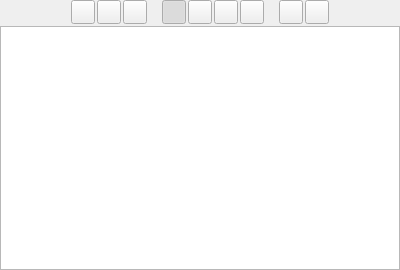
<?xml version="1.0" encoding="UTF-8"?>
<ui version="4.0">
 <class>RichEditorWidget</class>
 <widget class="QWidget" name="RichEditorWidget">
  <property name="geometry">
   <rect>
    <x>0</x>
    <y>0</y>
    <width>400</width>
    <height>270</height>
   </rect>
  </property>
  <property name="windowTitle">
   <string>Form</string>
  </property>
  <layout class="QVBoxLayout" name="verticalLayout">
   <property name="spacing">
    <number>2</number>
   </property>
   <property name="margin">
    <number>0</number>
   </property>
   <item>
    <layout class="QHBoxLayout" name="horizontalLayout_3">
     <item>
      <spacer name="horizontalSpacer_2">
       <property name="orientation">
        <enum>Qt::Horizontal</enum>
       </property>
       <property name="sizeHint" stdset="0">
        <size>
         <width>40</width>
         <height>20</height>
        </size>
       </property>
      </spacer>
     </item>
     <item>
      <widget class="QToolButton" name="btnSetTextBold">
       <property name="minimumSize">
        <size>
         <width>24</width>
         <height>24</height>
        </size>
       </property>
       <property name="baseSize">
        <size>
         <width>0</width>
         <height>0</height>
        </size>
       </property>
       <property name="text">
        <string/>
       </property>
       <property name="icon">
        <iconset resource="resources.qrc">
         <normaloff>:/icons/text_bold.png</normaloff>:/icons/text_bold.png</iconset>
       </property>
       <property name="checkable">
        <bool>true</bool>
       </property>
      </widget>
     </item>
     <item>
      <widget class="QToolButton" name="btnSetTextItalic">
       <property name="minimumSize">
        <size>
         <width>24</width>
         <height>24</height>
        </size>
       </property>
       <property name="baseSize">
        <size>
         <width>0</width>
         <height>0</height>
        </size>
       </property>
       <property name="text">
        <string/>
       </property>
       <property name="icon">
        <iconset resource="resources.qrc">
         <normaloff>:/icons/text_italic.png</normaloff>:/icons/text_italic.png</iconset>
       </property>
       <property name="checkable">
        <bool>true</bool>
       </property>
      </widget>
     </item>
     <item>
      <widget class="QToolButton" name="btnSetTextUnderline">
       <property name="minimumSize">
        <size>
         <width>24</width>
         <height>24</height>
        </size>
       </property>
       <property name="baseSize">
        <size>
         <width>0</width>
         <height>0</height>
        </size>
       </property>
       <property name="text">
        <string/>
       </property>
       <property name="icon">
        <iconset resource="resources.qrc">
         <normaloff>:/icons/text_underline.png</normaloff>:/icons/text_underline.png</iconset>
       </property>
       <property name="checkable">
        <bool>true</bool>
       </property>
      </widget>
     </item>
     <item>
      <spacer name="horizontalSpacer_3">
       <property name="orientation">
        <enum>Qt::Horizontal</enum>
       </property>
       <property name="sizeType">
        <enum>QSizePolicy::Fixed</enum>
       </property>
       <property name="sizeHint" stdset="0">
        <size>
         <width>13</width>
         <height>20</height>
        </size>
       </property>
      </spacer>
     </item>
     <item>
      <layout class="QHBoxLayout" name="horizontalLayout">
       <property name="spacing">
        <number>2</number>
       </property>
       <item>
        <widget class="QToolButton" name="btnSetTextAlignLeft">
         <property name="minimumSize">
          <size>
           <width>24</width>
           <height>24</height>
          </size>
         </property>
         <property name="baseSize">
          <size>
           <width>0</width>
           <height>0</height>
          </size>
         </property>
         <property name="text">
          <string/>
         </property>
         <property name="icon">
          <iconset resource="resources.qrc">
           <normaloff>:/icons/text_align_left.png</normaloff>:/icons/text_align_left.png</iconset>
         </property>
         <property name="checkable">
          <bool>true</bool>
         </property>
         <property name="checked">
          <bool>true</bool>
         </property>
         <property name="autoExclusive">
          <bool>true</bool>
         </property>
        </widget>
       </item>
       <item>
        <widget class="QToolButton" name="btnSetTextAlignCenter">
         <property name="minimumSize">
          <size>
           <width>24</width>
           <height>24</height>
          </size>
         </property>
         <property name="baseSize">
          <size>
           <width>0</width>
           <height>0</height>
          </size>
         </property>
         <property name="text">
          <string/>
         </property>
         <property name="icon">
          <iconset resource="resources.qrc">
           <normaloff>:/icons/text_align_center.png</normaloff>:/icons/text_align_center.png</iconset>
         </property>
         <property name="checkable">
          <bool>true</bool>
         </property>
         <property name="autoExclusive">
          <bool>true</bool>
         </property>
        </widget>
       </item>
       <item>
        <widget class="QToolButton" name="btnSetTextAlignRight">
         <property name="minimumSize">
          <size>
           <width>24</width>
           <height>24</height>
          </size>
         </property>
         <property name="baseSize">
          <size>
           <width>0</width>
           <height>0</height>
          </size>
         </property>
         <property name="text">
          <string/>
         </property>
         <property name="icon">
          <iconset resource="resources.qrc">
           <normaloff>:/icons/text_align_right.png</normaloff>:/icons/text_align_right.png</iconset>
         </property>
         <property name="checkable">
          <bool>true</bool>
         </property>
         <property name="autoExclusive">
          <bool>true</bool>
         </property>
        </widget>
       </item>
       <item>
        <widget class="QToolButton" name="btnSetTextAlignJustify">
         <property name="minimumSize">
          <size>
           <width>24</width>
           <height>24</height>
          </size>
         </property>
         <property name="baseSize">
          <size>
           <width>0</width>
           <height>0</height>
          </size>
         </property>
         <property name="text">
          <string/>
         </property>
         <property name="icon">
          <iconset resource="resources.qrc">
           <normaloff>:/icons/text_align_justify.png</normaloff>:/icons/text_align_justify.png</iconset>
         </property>
         <property name="checkable">
          <bool>true</bool>
         </property>
         <property name="autoExclusive">
          <bool>true</bool>
         </property>
        </widget>
       </item>
      </layout>
     </item>
     <item>
      <spacer name="horizontalSpacer_4">
       <property name="orientation">
        <enum>Qt::Horizontal</enum>
       </property>
       <property name="sizeType">
        <enum>QSizePolicy::Fixed</enum>
       </property>
       <property name="sizeHint" stdset="0">
        <size>
         <width>13</width>
         <height>20</height>
        </size>
       </property>
      </spacer>
     </item>
     <item>
      <layout class="QHBoxLayout" name="horizontalLayout_2">
       <property name="spacing">
        <number>2</number>
       </property>
       <item>
        <widget class="QToolButton" name="btnSetTextBulletList">
         <property name="minimumSize">
          <size>
           <width>24</width>
           <height>24</height>
          </size>
         </property>
         <property name="baseSize">
          <size>
           <width>0</width>
           <height>0</height>
          </size>
         </property>
         <property name="text">
          <string/>
         </property>
         <property name="icon">
          <iconset resource="resources.qrc">
           <normaloff>:/icons/text_list_bullets.png</normaloff>:/icons/text_list_bullets.png</iconset>
         </property>
         <property name="checkable">
          <bool>true</bool>
         </property>
        </widget>
       </item>
       <item>
        <widget class="QToolButton" name="btnSetTextNumberedList">
         <property name="minimumSize">
          <size>
           <width>24</width>
           <height>24</height>
          </size>
         </property>
         <property name="baseSize">
          <size>
           <width>0</width>
           <height>0</height>
          </size>
         </property>
         <property name="text">
          <string/>
         </property>
         <property name="icon">
          <iconset resource="resources.qrc">
           <normaloff>:/icons/text_list_numbers.png</normaloff>:/icons/text_list_numbers.png</iconset>
         </property>
         <property name="checkable">
          <bool>true</bool>
         </property>
         <property name="autoExclusive">
          <bool>false</bool>
         </property>
        </widget>
       </item>
      </layout>
     </item>
     <item>
      <spacer name="horizontalSpacer">
       <property name="orientation">
        <enum>Qt::Horizontal</enum>
       </property>
       <property name="sizeHint" stdset="0">
        <size>
         <width>40</width>
         <height>20</height>
        </size>
       </property>
      </spacer>
     </item>
    </layout>
   </item>
   <item>
    <widget class="QTextEdit" name="editor"/>
   </item>
  </layout>
 </widget>
 <tabstops>
  <tabstop>btnSetTextBold</tabstop>
  <tabstop>btnSetTextItalic</tabstop>
  <tabstop>btnSetTextUnderline</tabstop>
  <tabstop>btnSetTextAlignLeft</tabstop>
  <tabstop>btnSetTextAlignCenter</tabstop>
  <tabstop>btnSetTextAlignRight</tabstop>
  <tabstop>btnSetTextAlignJustify</tabstop>
  <tabstop>btnSetTextBulletList</tabstop>
  <tabstop>btnSetTextNumberedList</tabstop>
  <tabstop>editor</tabstop>
 </tabstops>
 <resources>
  <include location="resources.qrc"/>
 </resources>
 <connections/>
</ui>
